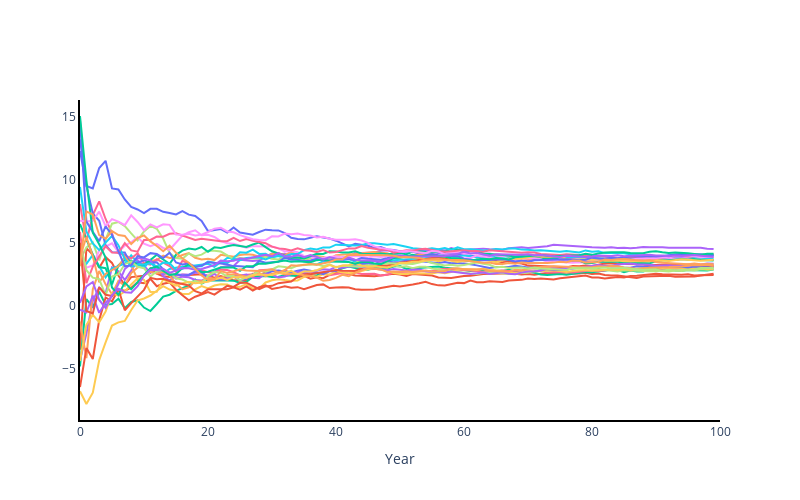

Write notebook code for a chart like this one.
### Code cell
# Figure 8
fig = go.Figure()

for i in range(n_path):
    fig.add_trace(go.Scatter(y=res_high[i, :],
                        mode='lines'))

fig.update_layout(paper_bgcolor='rgba(0,0,0,0)',
                  plot_bgcolor='rgba(0,0,0,0)',
                  width=800,
                  height=500,
                  legend=dict(yanchor="top",
                              y=1,
                              xanchor="right",
                              x=1)
                 )
fig.update_xaxes(showline=True, linewidth=2, linecolor='black', title_text='Year', range=[0,100])
fig.update_yaxes(showline=True, linewidth=2, linecolor='black')

fig.update_layout(showlegend=False)

fig.write_image("25_path_high_damage.pdf")
fig.show()
